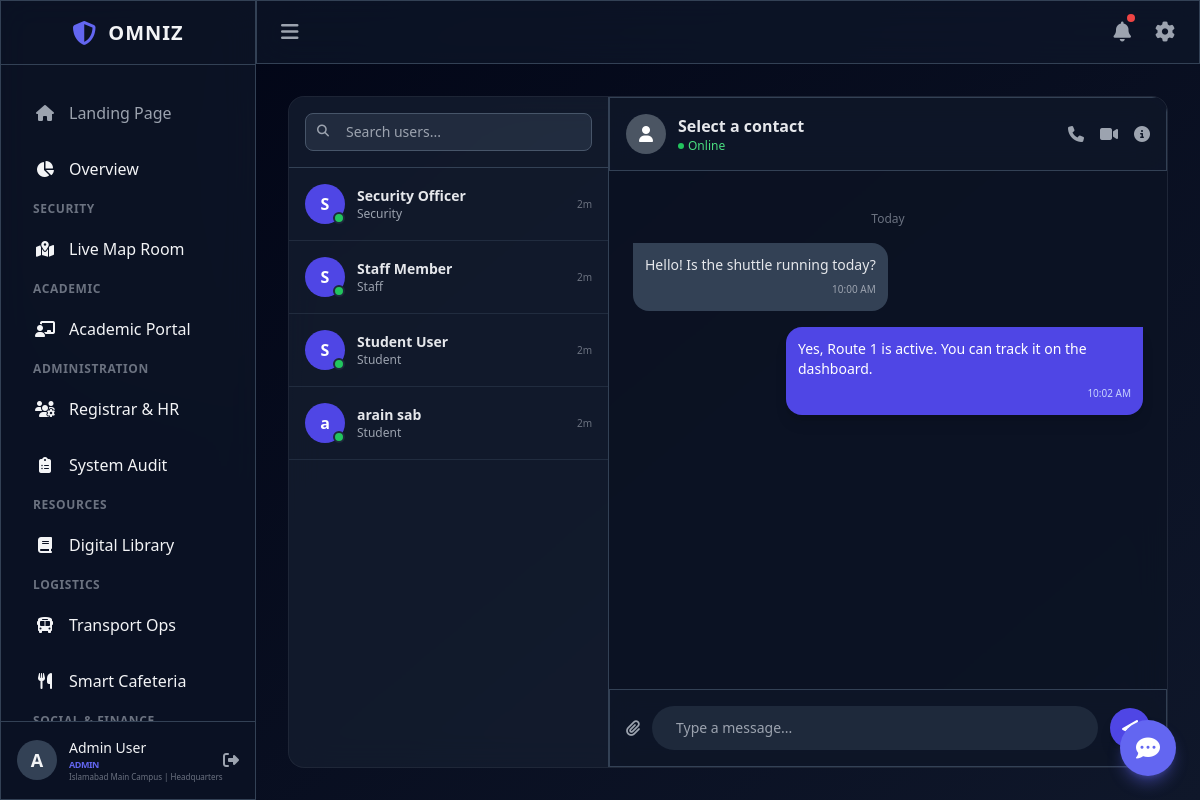
The page /chat (signed in) on the database its author committed.
### app/models.py (models this page shows, shortened)
class User(db.Model):
    __tablename__ = 'users'
    __table_args__ = {'extend_existing': True}
    id = db.Column(db.Integer, primary_key=True)
    university_id = db.Column(db.Integer, db.ForeignKey('universities.id'), nullable=True) # Nullable for platform broad admins
    name = db.Column(db.String(100), nullable=False)
    email = db.Column(db.String(120), unique=True, nullable=False, index=True)
    password_hash = db.Column(db.String(256), nullable=False)
    role = db.Column(db.String(20), default='student')  # student, staff, security, admin
    phone = db.Column(db.String(20))
    profile_photo = db.Column(db.String(256))
    created_at = db.Column(db.DateTime, default=datetime.utcnow)
    is_active = db.Column(db.Boolean, default=True)
    fcm_token = db.Column(db.String(256))  # For push notifications
    university = db.relationship('University', backref='users')
    campus_id = db.Column(db.Integer, db.ForeignKey('campuses.id'), nullable=True)
    dept_id = db.Column(db.Integer, db.ForeignKey('departments.id'), nullable=True)
    children = db.relationship(
         'User',
         secondary=student_parent_link,
         primaryjoin="student_parent_link.c.parent_id == User.id",
         secondaryjoin="student_parent_link.c.child_id == User.id",
         backref=db.backref('parents', lazy='dynamic'),
         lazy='dynamic'
     )
    totp_secret = db.Column(db.String(32))
    is_2fa_enabled = db.Column(db.Boolean, default=False)
    twofactor_method = db.Column(db.String(20), default='email') # email, totp, both
    otp_code = db.Column(db.String(6))
    otp_expiry = db.Column(db.DateTime)
    backup_codes = db.Column(db.Text) # Stored as comma-separated or JSON string

### app/web/routes.py (the view)
@web_bp.route('/chat')
@login_required
def chat_dashboard():
    users = User.query.filter(User.id != session['user_id']).all()
    return render_template('chat.html', contacts=users)

### app/utils.py (called while the page is built)
def login_required(f):
    @wraps(f)
    def decorated_function(*args, **kwargs):
        if 'user_id' not in session:
            flash('Please login to access this page')
            return redirect(url_for('web.login'))
        return f(*args, **kwargs)
    return decorated_function

def has_permission(user_role, permission):
    role_perms = PERMISSIONS.get(user_role, [])
    if '*' in role_perms:
        return True
    for p in role_perms:
        if p == permission or p.startswith(f"{permission}."):
            return True
    return False

### app/templates/chat.html (shortened to what this page needs)
{% extends "base_dashboard.html" %}
{% block content %}
<div class="h-[calc(100vh-8rem)] glass rounded-2xl flex overflow-hidden">
    <div class="w-80 border-r border-slate-700 flex flex-col bg-slate-800/30">
        <div class="p-4 border-b border-slate-700">
            <div class="relative">
                <input type="text" placeholder="Search users..."
                    class="w-full bg-slate-700/50 border border-slate-600 rounded-lg pl-10 pr-4 py-2 text-sm text-gray-200 focus:outline-none focus:border-indigo-500">
                <i class="fas fa-search absolute left-3 top-2.5 text-gray-400 text-xs"></i>
            </div>
        </div>
        <div class="flex-1 overflow-y-auto custom-scrollbar">
            {% for contact in contacts %}
            <div class="p-4 hover:bg-slate-700/50 cursor-pointer transition-colors border-b border-slate-700/50">
                <div class="flex items-center gap-3">
                    <div class="relative">
                        <div
                            class="w-10 h-10 rounded-full bg-indigo-600 flex items-center justify-center text-white font-bold">
                            {{ contact.name[0] }}
                        </div>
                        <span
                            class="absolute bottom-0 right-0 w-3 h-3 bg-green-500 rounded-full border-2 border-slate-800"></span>
                    </div>
                    <div>
                        <h4 class="text-sm font-semibold text-gray-200">{{ contact.name }}</h4>
                        <p class="text-xs text-gray-400 truncate w-32">{{ contact.role.capitalize() }}</p>
                    </div>
                    <span class="ml-auto text-[10px] text-gray-500">2m</span>
                </div>
            </div>
            {% else %}
            <div class="p-8 text-center text-gray-500 text-sm">No contacts found</div>
            {% endfor %}
        </div>
    </div>
    <div class="flex-1 flex flex-col bg-[#0B1120]/50 relative">
        <div class="p-4 border-b border-slate-700 flex items-center justify-between glass">
            <div class="flex items-center gap-3">
                <div class="w-10 h-10 rounded-full bg-gray-600 flex items-center justify-center text-white font-bold">
                    <i class="fas fa-user"></i>
                </div>
                <div>
                    <h3 class="font-bold text-gray-200">Select a contact</h3>
                    <p class="text-xs text-green-400 flex items-center gap-1">
                        <span class="w-1.5 h-1.5 rounded-full bg-green-500"></span> Online
                    </p>
                </div>
            </div>
            <div class="flex gap-4 text-gray-400">
                <button class="hover:text-white"><i class="fas fa-phone"></i></button>
                <button class="hover:text-white"><i class="fas fa-video"></i></button>
                <button class="hover:text-white"><i class="fas fa-info-circle"></i></button>
            </div>
        </div>
        <div class="flex-1 p-6 overflow-y-auto custom-scrollbar space-y-4">
            <div class="text-center text-xs text-gray-500 my-4">Today</div>
            <div class="flex justify-start">
                <div class="max-w-[70%] bg-slate-700 rounded-2xl rounded-tl-none p-3 text-sm text-gray-200">
                    Hello! Is the shuttle running today?
                    <div class="text-[10px] text-gray-400 text-right mt-1">10:00 AM</div>
                </div>
            </div>
            <div class="flex justify-end">
                <div class="max-w-[70%] bg-indigo-600 text-white rounded-2xl rounded-tr-none p-3 text-sm shadow-lg">
                    Yes, Route 1 is active. You can track it on the dashboard.
                    <div class="text-[10px] text-indigo-200 text-right mt-1">10:02 AM</div>
                </div>
            </div>
        </div>
        <div class="p-4 border-t border-slate-700 glass">
            <div class="flex items-center gap-3">
                <button class="text-gray-400 hover:text-white"><i class="fas fa-paperclip"></i></button>
                <input type="text" placeholder="Type a message..."
                    class="flex-1 bg-slate-800 border-none rounded-full px-6 py-3 text-sm text-white focus:ring-2 focus:ring-indigo-500">
                <button
                    class="w-10 h-10 rounded-full bg-indigo-600 hover:bg-indigo-700 text-white flex items-center justify-center shadow-lg transition-transform hover:scale-105">
                </button>
            </div>
        </div>
    </div>
</div>
{% endblock %}

### app/templates/base_dashboard.html (style rules this page uses)
.glass { background: rgba(30, 41, 59, 0.75); backdrop-filter: blur(16px); -webkit-backdrop-filter: blur(16px); border: 1px solid rgba(255, 255, 255, 0.1); }
body { font-family: 'Outfit', sans-serif; }
.glass { background: rgba(15, 23, 42, 0.7); backdrop-filter: blur(16px); -webkit-backdrop-filter: blur(16px); border: 1px solid rgba(255, 255, 255, 0.08); }

### rows shown on the page
User: name "S", name "Security Officer", role "Security"
User: name "S", name "Staff Member", role "Staff"
User: name "S", name "Student User", role "Student"
User: name "a", name "arain sab", role "Student"

### other values the page prints
{{ session.get('user_name', 'U')[0] }} "A"
{{ session.get('user_name', 'User') }} "Admin User"
{{ session.get('user_role', 'Guest') }} "ADMIN"
{{ session.get('campus_name', 'Global') }} "Islamabad Main Campus"
{{ session.get('dept_name', 'HQ') }} "Headquarters"
